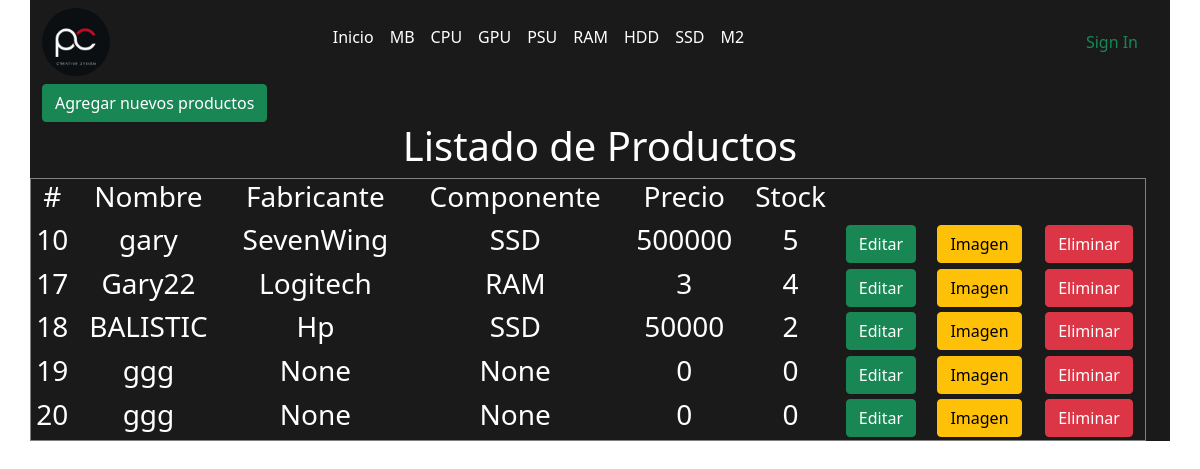
The page /Admin on the database as committed earlier.
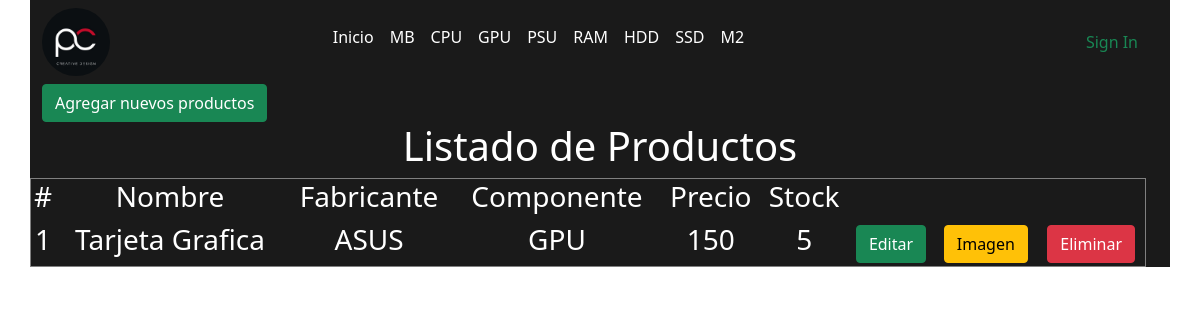
The same page on the database as committed later.
### core/models.py (models this page shows, shortened)
class Producto (models.Model):
    idProducto = models.AutoField (primary_key=True ,verbose_name="Id del Producto ")
    nombreProducto= models.CharField(max_length=99 , verbose_name="Nombre del Producto ")
    fabricante = models.ForeignKey (Fabricante ,null=True, blank=True, on_delete=models.CASCADE )
    componente = models.ForeignKey (Componente ,null=True, blank=True, on_delete=models.CASCADE )
    precio = models.IntegerField (default=0)
    stock = models.IntegerField (default=0)
    def ruta_imagen (self,filename ):
        return f'producto/{self.idProducto}/imagenes/{filename}'
    imagen = models.ImageField( upload_to  = ruta_imagen  ,null=True, blank=True  )

class Fabricante (models.Model):
    idFabricante = models.AutoField (primary_key=True ,verbose_name="Id del Fabricante ")
    nombreFabricante = models.CharField(max_length=99 , verbose_name="Nombre del Fabricate ")
    def __str__(self) :
        return self.nombreFabricante

class Componente(models.Model):
    idComponente = models.AutoField (primary_key=True ,verbose_name="Id del componente")
    nombreComponente = models.CharField(max_length=99 , verbose_name="Nombre del Componente")
    def __str__(self) :
        return self.nombreComponente

### core/views.py (the view)
# urls.py: path('Admin',Admin,name   = 'Admin'),
def Admin(request):
    producto = Producto.objects.all()
    datos = {
        'producto':producto,
        'form' : formAgregar()
    }
    return render(request,'Admin.html',datos)

### core/forms.py
class formAgregar (ModelForm):
    class Meta  :
        model = Producto
        fields = '__all__'

### core/templates/Admin.html (shortened to what this page needs)
{% extends 'home.html' %}
{% load static %}
{% block contenido%}
<input type="submit" style="border: 50%;" class="btn btn-success" data-bs-toggle="modal" data-bs-target="#agregar"   value="Agregar nuevos productos">
<div class="row " style="color: white; text-align: center;">
<h1 >Listado de Productos </h1>
<div class="row" style="color: white;">
<table border= 1 >
<tr>
    <td><h3> #</h3></td>
    <td > <h3>Nombre</h3></td>
    <td> <h3>Fabricante</h3></td>
    <td> <h3>Componente</h3></td>
    <td> <h3>Precio</h3></td>
    <td> <h3>Stock</h3></td>
</tr>
{% for ve in producto %}
<tr>
    <td> <h3>{{ve.idProducto}} </h3> </td>
    <td><h3> {{ve.nombreProducto}}</h3></td>
    <td><h3> {{ve.fabricante}} </h3></td>
    <td><h3> {{ve.componente}} </h3></td>
    <td><h3> {{ve.precio}} </h3></td>
    <td><h3> {{ve.stock}}</h3></td>
    <td> <input type="submit" class="btn btn-success" data-bs-toggle="modal" data-bs-target="#editar"   value="Editar"> </td>
    <td> <input type="button" class="btn btn-warning" data-bs-toggle="modal" data-bs-target="#imagen"   value="Imagen"></td>
    <td> <input type="submit" class="btn btn-danger" data-bs-toggle="modal" data-bs-target="#eliminar"  value="Eliminar"> </td>
</tr>
{%  endfor %}
{%  endblock %}

Rows that differ between the two databases and show on the page:
removed Producto: idProducto "10", nombreProducto "gary", fabricante "SevenWing", componente "SSD", precio "500000", stock "5"
removed Producto: idProducto "17", nombreProducto "Gary22", fabricante "Logitech", componente "RAM", precio "3", stock "4"
removed Producto: idProducto "18", nombreProducto "BALISTIC", fabricante "Hp", componente "SSD", precio "50000", stock "2"
removed Producto: idProducto "19", nombreProducto "ggg", fabricante "None", componente "None", precio "0", stock "0"
removed Producto: idProducto "20", nombreProducto "ggg", fabricante "None", componente "None", precio "0", stock "0"
added Producto: idProducto "1", nombreProducto "Tarjeta Grafica", fabricante "ASUS", componente "GPU", precio "150", stock "5"
